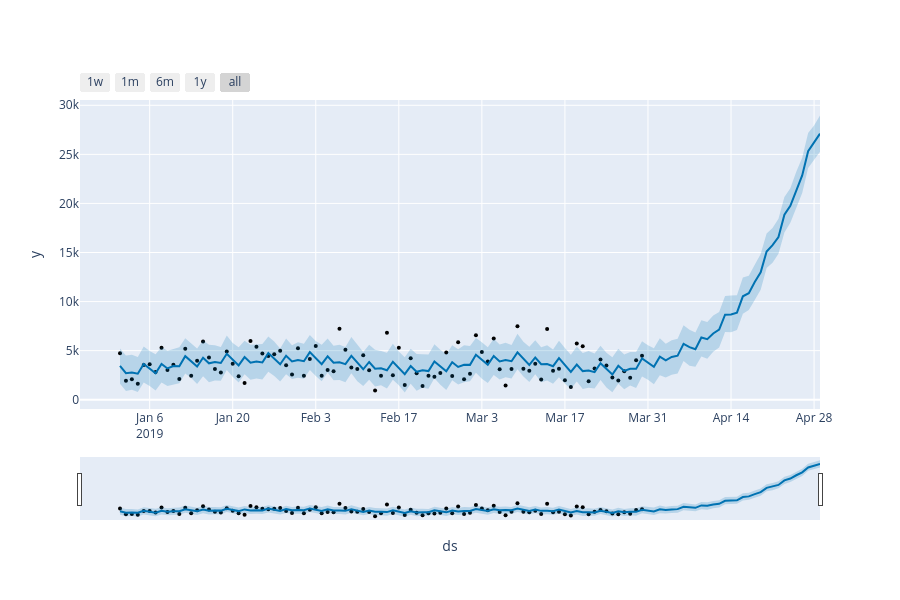
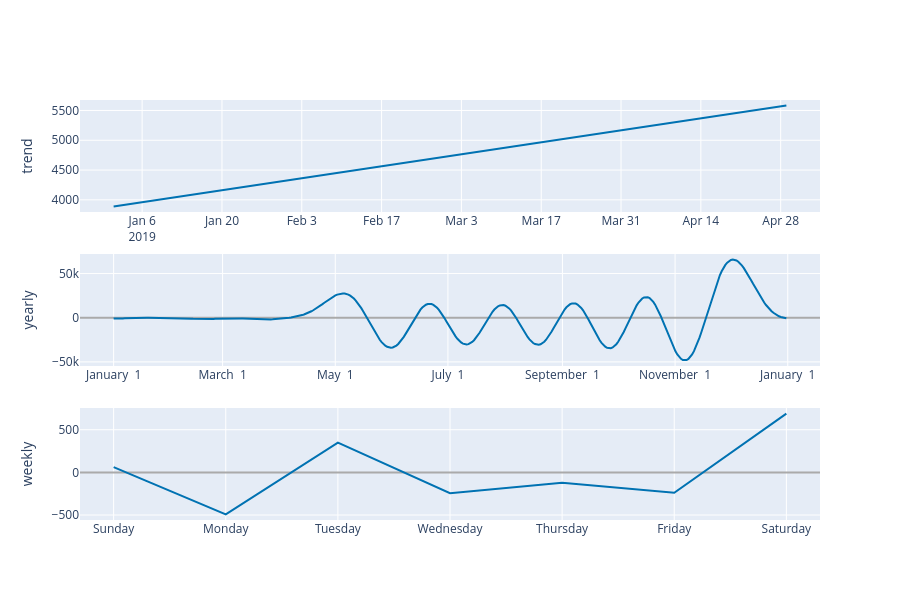

Write notebook code for charts like these, in order.
### Code cell
from prophet.plot import plot_plotly, plot_components_plotly

import plotly.offline as py
import plotly.graph_objects as go

# Interactive forecast plot
fig = plot_plotly(model, forecast)
py.iplot(fig)

# Seasonal components
fig2 = plot_components_plotly(model, forecast)
py.iplot(fig2)
